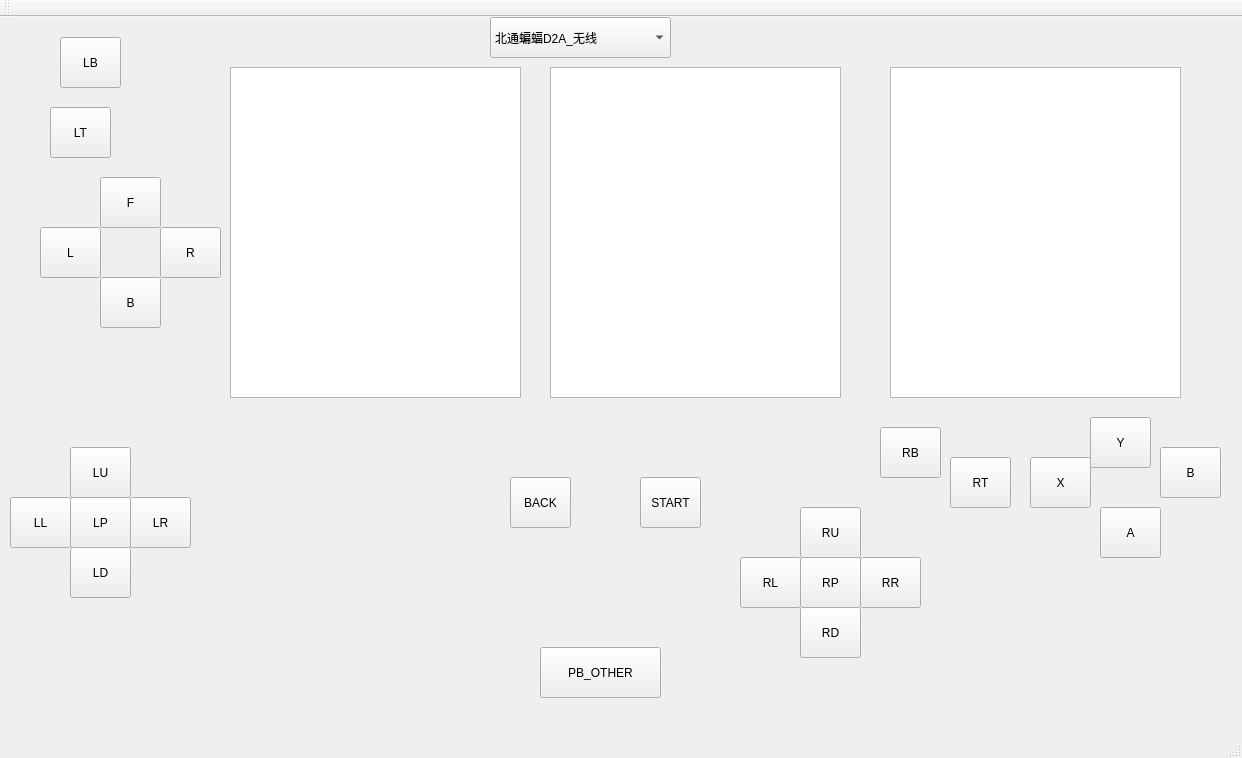
<?xml version="1.0" encoding="UTF-8"?>
<ui version="4.0">
 <class>MainWindow</class>
 <widget class="QMainWindow" name="MainWindow">
  <property name="geometry">
   <rect>
    <x>0</x>
    <y>0</y>
    <width>1242</width>
    <height>758</height>
   </rect>
  </property>
  <property name="windowTitle">
   <string>MainWindow</string>
  </property>
  <widget class="QWidget" name="centralWidget">
   <widget class="QPushButton" name="PB_A">
    <property name="geometry">
     <rect>
      <x>1100</x>
      <y>490</y>
      <width>61</width>
      <height>51</height>
     </rect>
    </property>
    <property name="text">
     <string>A</string>
    </property>
   </widget>
   <widget class="QPushButton" name="PB_B">
    <property name="geometry">
     <rect>
      <x>1160</x>
      <y>430</y>
      <width>61</width>
      <height>51</height>
     </rect>
    </property>
    <property name="text">
     <string>B</string>
    </property>
   </widget>
   <widget class="QPushButton" name="PB_X">
    <property name="geometry">
     <rect>
      <x>1030</x>
      <y>440</y>
      <width>61</width>
      <height>51</height>
     </rect>
    </property>
    <property name="text">
     <string>X</string>
    </property>
   </widget>
   <widget class="QPushButton" name="PB_Y">
    <property name="geometry">
     <rect>
      <x>1090</x>
      <y>400</y>
      <width>61</width>
      <height>51</height>
     </rect>
    </property>
    <property name="text">
     <string>Y</string>
    </property>
   </widget>
   <widget class="QPushButton" name="POV_F">
    <property name="geometry">
     <rect>
      <x>100</x>
      <y>160</y>
      <width>61</width>
      <height>51</height>
     </rect>
    </property>
    <property name="text">
     <string>F</string>
    </property>
   </widget>
   <widget class="QPushButton" name="POV_L">
    <property name="geometry">
     <rect>
      <x>40</x>
      <y>210</y>
      <width>61</width>
      <height>51</height>
     </rect>
    </property>
    <property name="text">
     <string>L</string>
    </property>
   </widget>
   <widget class="QPushButton" name="POV_B">
    <property name="geometry">
     <rect>
      <x>100</x>
      <y>260</y>
      <width>61</width>
      <height>51</height>
     </rect>
    </property>
    <property name="text">
     <string>B</string>
    </property>
   </widget>
   <widget class="QPushButton" name="POV_R">
    <property name="geometry">
     <rect>
      <x>160</x>
      <y>210</y>
      <width>61</width>
      <height>51</height>
     </rect>
    </property>
    <property name="text">
     <string>R</string>
    </property>
   </widget>
   <widget class="QPushButton" name="SK_LD">
    <property name="geometry">
     <rect>
      <x>70</x>
      <y>530</y>
      <width>61</width>
      <height>51</height>
     </rect>
    </property>
    <property name="text">
     <string>LD</string>
    </property>
   </widget>
   <widget class="QPushButton" name="SK_LU">
    <property name="geometry">
     <rect>
      <x>70</x>
      <y>430</y>
      <width>61</width>
      <height>51</height>
     </rect>
    </property>
    <property name="text">
     <string>LU</string>
    </property>
   </widget>
   <widget class="QPushButton" name="SK_LL">
    <property name="geometry">
     <rect>
      <x>10</x>
      <y>480</y>
      <width>61</width>
      <height>51</height>
     </rect>
    </property>
    <property name="text">
     <string>LL</string>
    </property>
   </widget>
   <widget class="QPushButton" name="SK_LR">
    <property name="geometry">
     <rect>
      <x>130</x>
      <y>480</y>
      <width>61</width>
      <height>51</height>
     </rect>
    </property>
    <property name="text">
     <string>LR</string>
    </property>
   </widget>
   <widget class="QPushButton" name="SK_RD">
    <property name="geometry">
     <rect>
      <x>800</x>
      <y>590</y>
      <width>61</width>
      <height>51</height>
     </rect>
    </property>
    <property name="text">
     <string>RD</string>
    </property>
   </widget>
   <widget class="QPushButton" name="SK_RU">
    <property name="geometry">
     <rect>
      <x>800</x>
      <y>490</y>
      <width>61</width>
      <height>51</height>
     </rect>
    </property>
    <property name="text">
     <string>RU</string>
    </property>
   </widget>
   <widget class="QPushButton" name="SK_RL">
    <property name="geometry">
     <rect>
      <x>740</x>
      <y>540</y>
      <width>61</width>
      <height>51</height>
     </rect>
    </property>
    <property name="text">
     <string>RL</string>
    </property>
   </widget>
   <widget class="QPushButton" name="SK_RR">
    <property name="geometry">
     <rect>
      <x>860</x>
      <y>540</y>
      <width>61</width>
      <height>51</height>
     </rect>
    </property>
    <property name="text">
     <string>RR</string>
    </property>
   </widget>
   <widget class="QPushButton" name="PB_LP">
    <property name="geometry">
     <rect>
      <x>70</x>
      <y>480</y>
      <width>61</width>
      <height>51</height>
     </rect>
    </property>
    <property name="text">
     <string>LP</string>
    </property>
   </widget>
   <widget class="QPushButton" name="PB_RP">
    <property name="geometry">
     <rect>
      <x>800</x>
      <y>540</y>
      <width>61</width>
      <height>51</height>
     </rect>
    </property>
    <property name="text">
     <string>RP</string>
    </property>
   </widget>
   <widget class="QPushButton" name="PB_RB">
    <property name="geometry">
     <rect>
      <x>880</x>
      <y>410</y>
      <width>61</width>
      <height>51</height>
     </rect>
    </property>
    <property name="text">
     <string>RB</string>
    </property>
   </widget>
   <widget class="QPushButton" name="PB_RT">
    <property name="geometry">
     <rect>
      <x>950</x>
      <y>440</y>
      <width>61</width>
      <height>51</height>
     </rect>
    </property>
    <property name="text">
     <string>RT</string>
    </property>
   </widget>
   <widget class="QPushButton" name="PB_BACK">
    <property name="geometry">
     <rect>
      <x>510</x>
      <y>460</y>
      <width>61</width>
      <height>51</height>
     </rect>
    </property>
    <property name="text">
     <string>BACK</string>
    </property>
   </widget>
   <widget class="QPushButton" name="PB_START">
    <property name="geometry">
     <rect>
      <x>640</x>
      <y>460</y>
      <width>61</width>
      <height>51</height>
     </rect>
    </property>
    <property name="text">
     <string>START</string>
    </property>
   </widget>
   <widget class="QPushButton" name="PB_LT">
    <property name="geometry">
     <rect>
      <x>50</x>
      <y>90</y>
      <width>61</width>
      <height>51</height>
     </rect>
    </property>
    <property name="text">
     <string>LT</string>
    </property>
   </widget>
   <widget class="QPushButton" name="PB_LB">
    <property name="geometry">
     <rect>
      <x>60</x>
      <y>20</y>
      <width>61</width>
      <height>51</height>
     </rect>
    </property>
    <property name="text">
     <string>LB</string>
    </property>
   </widget>
   <widget class="QPushButton" name="PB_OTHER">
    <property name="geometry">
     <rect>
      <x>540</x>
      <y>630</y>
      <width>121</width>
      <height>51</height>
     </rect>
    </property>
    <property name="text">
     <string>PB_OTHER</string>
    </property>
   </widget>
   <widget class="QTextEdit" name="textEdit">
    <property name="geometry">
     <rect>
      <x>230</x>
      <y>50</y>
      <width>291</width>
      <height>331</height>
     </rect>
    </property>
    <property name="readOnly">
     <bool>true</bool>
    </property>
   </widget>
   <widget class="QComboBox" name="comboBox">
    <property name="geometry">
     <rect>
      <x>490</x>
      <y>0</y>
      <width>181</width>
      <height>41</height>
     </rect>
    </property>
    <item>
     <property name="text">
      <string>北通蝙蝠D2A_无线</string>
     </property>
    </item>
    <item>
     <property name="text">
      <string>北通蝙蝠3_蓝牙</string>
     </property>
    </item>
   </widget>
   <widget class="QTextEdit" name="textEdit_2">
    <property name="geometry">
     <rect>
      <x>550</x>
      <y>50</y>
      <width>291</width>
      <height>331</height>
     </rect>
    </property>
    <property name="readOnly">
     <bool>true</bool>
    </property>
   </widget>
   <widget class="QTextEdit" name="textEdit_3">
    <property name="geometry">
     <rect>
      <x>890</x>
      <y>50</y>
      <width>291</width>
      <height>331</height>
     </rect>
    </property>
    <property name="readOnly">
     <bool>true</bool>
    </property>
   </widget>
  </widget>
  <widget class="QMenuBar" name="menuBar">
   <property name="geometry">
    <rect>
     <x>0</x>
     <y>0</y>
     <width>1242</width>
     <height>22</height>
    </rect>
   </property>
  </widget>
  <widget class="QToolBar" name="mainToolBar">
   <attribute name="toolBarArea">
    <enum>TopToolBarArea</enum>
   </attribute>
   <attribute name="toolBarBreak">
    <bool>false</bool>
   </attribute>
  </widget>
  <widget class="QStatusBar" name="statusBar"/>
 </widget>
 <layoutdefault spacing="6" margin="11"/>
 <resources/>
 <connections/>
</ui>
